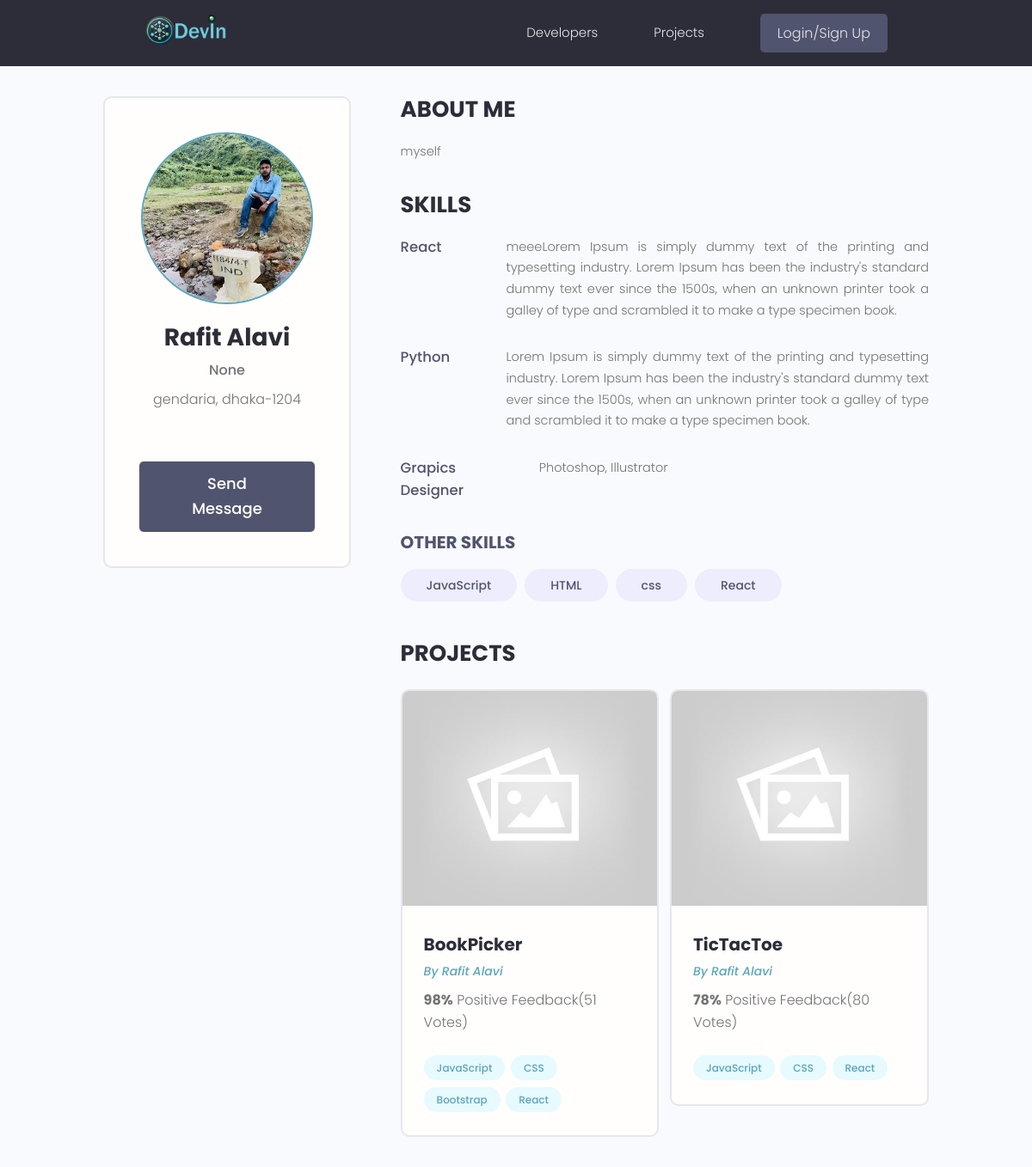
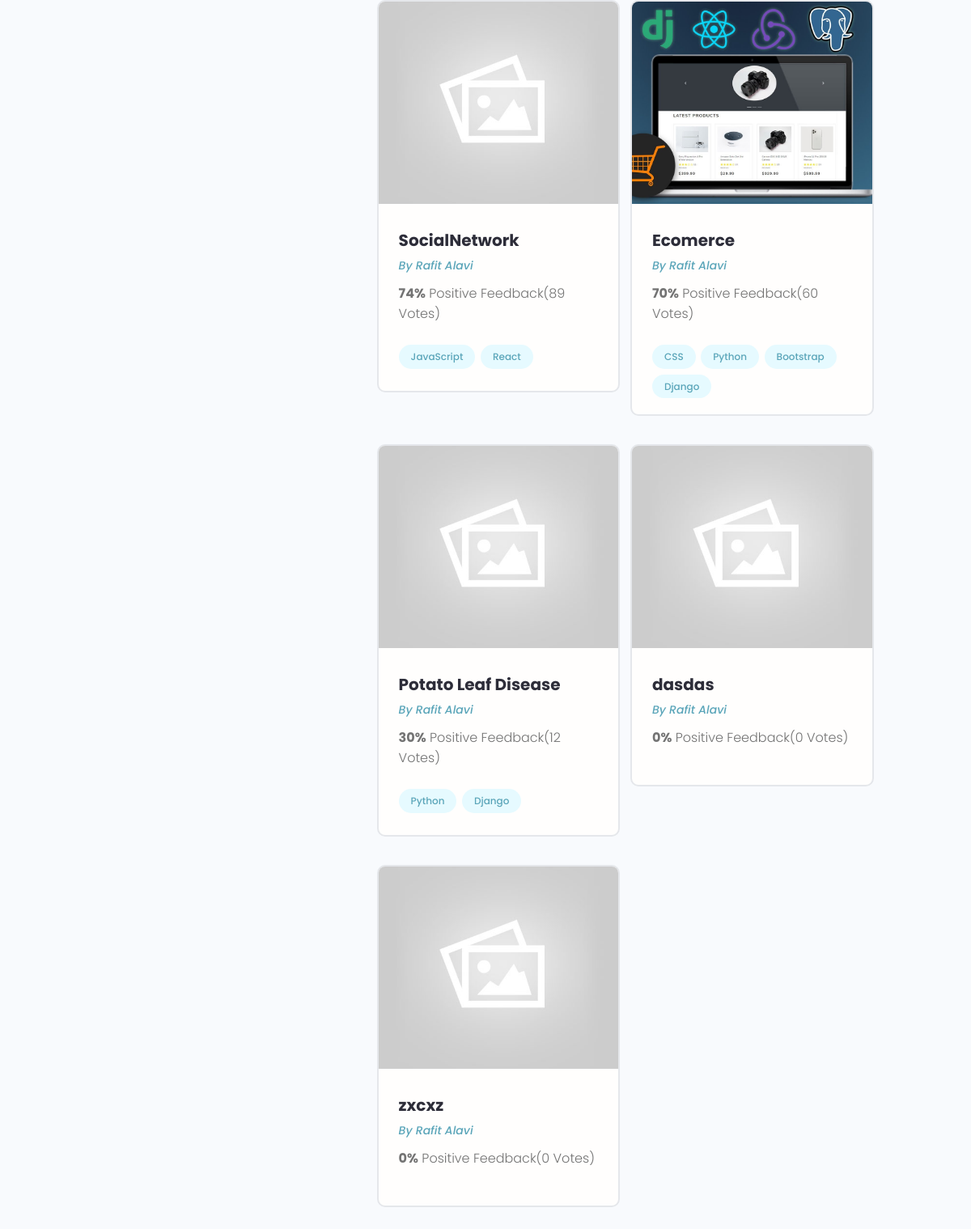
The app's page /profile/d6b64ba5-7e5e-4f37-b33f-f5e10cb9dd18/ with its own data (2 pictures, top to bottom).
### users/models.py (models this page shows, shortened)
class Profile(models.Model):
    user = models.OneToOneField(User, on_delete=models.CASCADE, null=True, blank=True) #conecting user to prfile
    name = models.CharField(max_length=200, blank=True, null=True)
    email = models.EmailField(max_length=500, blank=True, null=True)
    username = models.CharField(max_length=200, blank=True, null=True)
    location = models.CharField(max_length=200, blank=True, null=True)
    short_intro = models.CharField(max_length=200, blank=True, null=True)
    bio = models.TextField(blank=True, null=True)
    profile_image = models.ImageField(blank=True, null=True, upload_to='profiles/', default="profiles/user-default.png")
    social_github = models.CharField(max_length=200, blank=True, null=True)
    social_linkedin = models.CharField(max_length=200, blank=True, null=True)
    social_twiiter = models.CharField(max_length=200, blank=True, null=True)
    social_facebook = models.CharField(max_length=200, blank=True, null=True)
    social_website = models.CharField(max_length=200, blank=True, null=True)
    created = models.DateField(auto_now_add=True)
    id = models.UUIDField(default=uuid.uuid4, unique=True, primary_key=True, editable=False)

class Skill(models.Model):
    owner = models.ForeignKey(Profile, null= True,blank=True,on_delete=models.CASCADE)
    name = models.CharField(max_length=200, blank=True, null=True)
    description = models.TextField(null=True,blank=True)
    created = models.DateField(auto_now_add=True)
    id = models.UUIDField(default=uuid.uuid4, unique=True, primary_key=True, editable=False)

### projects/models.py (models this page shows, shortened)
class Project(models.Model):
    owner = models.ForeignKey(Profile, null=True,blank=True, on_delete=models.SET_NULL)#profile connected to project model
    title = models.CharField(max_length=200)
    description = models.TextField(null=True, blank=True)  # This means the field can be empty in the database, and null can be submitted
    featured_image = models.ImageField(null=True, blank=True ,default='default.jpg')
    demo_link = models.CharField(max_length=2000, null=True, blank=True)
    source_link = models.CharField(max_length=2000, null=True, blank=True)
    tags = models.ManyToManyField('Tag', blank=True)
    vote_total = models.IntegerField(default=0 , null=True,blank=True)
    vote_ratio = models.IntegerField(default=0 , null=True,blank=True)
    created = models.DateField(auto_now_add=True)
    id = models.UUIDField(default=uuid.uuid4, unique=True, primary_key=True, editable=False)  # Primary key
    class Meta:
          ordering = ['-vote_ratio','-vote_total','title']

class  Tag(models.Model):
    name = models.CharField(max_length=200)
    created = models.DateField(auto_now_add=True)
    id = models.UUIDField(default=uuid.uuid4, unique=True, primary_key=True, editable=False)  # Primary key
    def __str__(self):
            return self.name

### users/views.py (the view)
# urls.py: path('profile/<str:pk>/',views.UserProfile, name = 'user-profile'),
def UserProfile(request, pk):
    profile = Profile.objects.get(id=pk)
    topSkills = Skill.objects.filter(owner=profile).exclude(description__exact='')
    otherSkills = Skill.objects.filter(owner=profile, description='')
    context = {'profile': profile, 'topSkills': topSkills, 'otherSkills': otherSkills}
    return render(request, 'users/user-profile.html', context)

### users/templates/users/user-profile.html (shortened to what this page needs)
{% extends 'main.html' %}
{% block content %}
<main class="profile my-md">
  <div class="container">
    <div class="layout">
      <div class="column column--1of3">
        <div class="card text-center">
          <div class="card__body dev">
            <img class="avatar avatar--xl" src="{{ profile.profile_image.url }}" />
            <h2 class="dev__name">{{ profile.name }}</h2>
            <p class="dev__title">{{ profile.short_intro }}</p>
            <p class="dev__location">{{ profile.location }}</p>
            {% if request.user.profile.id != profile.id %}
            <a href="{% url 'create-message' profile.id %}" class="btn btn--sub btn--lg">Send Message</a>
            {% endif %}
          </div>
        </div>
      </div>
      <div class="column column--2of3">
        <div class="devInfo">
          <h3 class="devInfo__title">About Me</h3>
          <p class="devInfo__about">{{ profile.bio }}</p>
        </div>
        <div class="devInfo">
          <h3 class="devInfo__title">Skills</h3>
          <div class="devInfo__skills">
            {% for skill in topSkills %}
            <div class="devSkill">
              <h4 class="devSkill__title">{{ skill.name }}</h4>
              <p class="devSkill__info">{{ skill.description }}</p>
            </div>
            {% endfor %}
            <h3 class="devInfo__subtitle">Other Skills</h3>
            <div class="devInfo__otherSkills">
              {% for skill in otherSkills %}
              <span class="tag tag--pill tag--sub tag--lg"><small>{{ skill.name }}</small></span>
              {% endfor %}
            </div>
          </div>
        </div>
        <div class="devInfo">
          <h3 class="devInfo__title">Projects</h3>
          <div class="grid grid--two">
            {% for project in profile.project_set.all %}
            <div class="column">
              <div class="card project">
                <a href="{% url 'project' project.id %}" class="project">
                  <img class="project__thumbnail" src="{{ project.featured_image.url }}" alt="project thumbnail" />
                  <div class="card__body">
                    <h3 class="project__title">{{project.title}}</h3>
                    <p><a class="project__author" href="{% url 'user-profile' project.owner.id %}">By {{project.owner.name}}</a></p>
                    <p class="project--rating"><span style="font-weight: bold"> {{project.vote_ratio}}%</span> Positive Feedback({{ project.vote_total }} Vote{% if project.vote_total != 1 %}s{% endif %})</p>
                    <div class="project__tags">
                        {% for tag in project.tags.all %}
                      <span class="tag tag--pill tag--main"><small>{{tag}}</small></span>
                      {% endfor %}
                    </div>
                  </div>
                </a>
              </div>
            </div>
            {% endfor %}
          </div>
        </div>
      </div>
    </div>
  </div>
</main>
{% endblock %}

### static/styles/app.css (style rules this page uses)
:root { --color-sub: #2d2d39; }
.btn--sub { background-color: var(--color-sub-light); }
.card { border: 2px solid var(--color-light); }
img { width: 100%; }
.profile .card > .dev { padding: 4rem; }
.dev__name { color: var(--color-sub); font-size: 2.8rem; font-weight: 700; margin-top: 1rem; margin-bottom: 0.5rem; }
.dev__title { font-size: 1.6rem; font-weight: 500; line-height: 1.3; }
.dev__location { margin-top: 1rem; }
.devInfo { margin-bottom: 3rem; }
.devInfo__title, .devInfo__subtitle { font-size: 2.6rem; color: var(--color-sub); text-transform: uppercase; font-weight: 700; margin-bottom: 1.5rem; }
.devInfo__subtitle { font-size: 2rem; color: var(--color-sub-light); }
.devInfo__about, .devSkill__info { font-size: 1.45rem; line-height: 1.7; text-align: justify; }
.devSkill { margin-bottom: 3rem; }
.devSkill__title { font-size: 1.65rem; font-weight: 500; color: var(--color-sub-light); }
@media screen and (min-width: 700px) { .devSkill { display: flex; justify-content: space-between; gap: 3rem; } }
@media screen and (min-width: 700px) { .devSkill__info { flex-basis: 80%; } }
.project__author { font-size: 1.4rem; font-style: italic; }
.project--rating { margin-bottom: 1.6em; margin-top: .5em; }
.project__thumbnail { height: 25rem; object-fit: cover; object-position: top center; }
.project__title { font-size: 2rem; font-weight: 700; color: var(--color-sub); }

### static/uikit/styles/modules/_variables.css (style rules this page uses)
:root { --color-main: #5aa5b9; --color-main-light: #e6faff; --color-sub: #3f4156; --color-sub-light: #51546e; --color-sub-lighter: #ededfd; --color-text: #737373; --color-gray: #8b8b8b; --color-light: #e5e7eb; --color-light-gray: #767676; --color-bg: #f8fafd; --color-white: #fffefd; --color-white-light: #f3f3f3; --color-success: #359e64; --color-success-bg: #def8e8; --color-error: #fc4b0b; --color-error-bg: #fff2ee; --font-base: 'Poppins', arial, helvetica, 'Segoe UI', roboto, ubuntu, sans-serif; --font-monospace: 'Fira Code', 'Courier New', courier, monospace; --font-regular: 300; --font-medium: 500; --font-bold: 700; --generic-shadow: 1px 1px 5px #00000010; --generic-transition: all 0.3s ease-in-out; }

### static/uikit/styles/modules/_base.css (style rules this page uses)
* { margin: 0; padding: 0; box-sizing: border-box; text-rendering: optimizeLegibility; color: inherit; font-size: inherit; }
html { font-size: 50%; }
@media only screen and (min-width: 480px) { html { font-size: 56.25%; } }
@media only screen and (min-width: 1200px) { html { font-size: 62.5%; } }
body { line-height: 1.6; font-weight: 400; font-size: 1.5rem; color: var(--color-text); background-color: var(--color-bg); min-height: 100vh; }

### static/uikit/styles/modules/_typography.css (style rules this page uses)
* { font-family: var(--font-base); }
h2 { font-size: 3.6rem; font-weight: var(--font-bold); }
h3 { font-size: 3.2rem; font-weight: var(--font-medium); }
h4 { font-size: 2.8rem; font-weight: var(--font-medium); }
p, span, strong { font-size: 1.6rem; color: var(--color-text); font-weight: var(--font-regular); }
a { padding-bottom: 2px; text-decoration: none; display: inline-block; color: var(--color-main); font-weight: var(--font-medium); }

### static/uikit/styles/modules/_utilities.css (style rules this page uses)
.container { width: 92%; max-width: 165rem; margin: 0 auto; box-sizing: border-box; }
@media screen and (min-width: 1000px) { .container { width: 90%; } }
@media screen and (min-width: 1200px) { .container { width: 80%; } }
.text-center { text-align: center; }
.my-md { margin: 3rem auto; }

### static/uikit/styles/modules/_avatar.css (style rules this page uses)
.avatar { border-radius: 50%; border: 2px solid var(--color-main); object-fit: cover; }
.avatar--xl { height: 20rem; width: 20rem; }

### static/uikit/styles/modules/_button.css (style rules this page uses)
.btn { display: inline-block; position: relative; cursor: pointer; background-color: var(--color-light); font-weight: var(--font-medium); color: var(--color-sub); text-decoration: none; padding: 1rem 2rem; border-radius: 0.5rem; border: none; width: -webkit-fit-content; width: -moz-fit-content; width: fit-content; height: -webkit-fit-content; height: -moz-fit-content; height: fit-content; font-size: 1.6rem; outline-width: 0; outline-color: transparent; -webkit-backface-visibility: hidden; backface-visibility: hidden; transition: all 0.3s ease-in-out; }
.btn--sub { background-color: var(--color-sub); color: var(--color-white); }
.btn--lg { font-size: 1.8rem; padding: 1.2rem 4.5rem; }

### static/uikit/styles/modules/_card.css (style rules this page uses)
.card { border-radius: 1rem; background-color: var(--color-white); border: 1.5px solid var(--color-light); width: auto; height: auto; margin-top: 0.5rem; margin-bottom: 0.5rem; overflow: hidden; }
.card__body, .card__header { padding: 2rem 2.5rem; }

### records on screen
Profile: profile_image (picture), name "Rafit Alavi", short_intro "None", location "gendaria, dhaka-1204", bio "myself"
Skill: name "React", description "meeeLorem Ipsum is simply dummy text of the printing and typesetting industry. Lorem Ipsum has been the industry's standard dummy text ever since the 1500s, when an unknown printer took a galley of type and scrambled it to make a type specimen book."
Skill: name "Python", description "Lorem Ipsum is simply dummy text of the printing and typesetting industry. Lorem Ipsum has been the industry's standard dummy text ever since the 1500s, when an unknown printer took a galley of type and scrambled it to make a type specimen book."
Skill: name "Grapics Designer", description "Photoshop, Illustrator"
Skill: name "JavaScript"
Skill: name "HTML"
Skill: name "css"
Skill: name "React"
Project: featured_image (placeholder picture), title "BookPicker", owner.name "Rafit Alavi", vote_ratio "98", vote_total "51", shows "s"
Tag: name "JavaScript"
Tag: name "CSS"
Tag: name "Bootstrap"
Tag: name "React"
Project: featured_image (placeholder picture), title "TicTacToe", owner.name "Rafit Alavi", vote_ratio "78", vote_total "80", shows "s"
Project: featured_image (placeholder picture), title "SocialNetwork", owner.name "Rafit Alavi", vote_ratio "74", vote_total "89", shows "s"
Project: featured_image (picture), title "Ecomerce", owner.name "Rafit Alavi", vote_ratio "70", vote_total "60", shows "s"
Tag: name "Python"
Tag: name "Django"
Project: featured_image (placeholder picture), title "Potato Leaf Disease", owner.name "Rafit Alavi", vote_ratio "30", vote_total "12"
Project: featured_image (placeholder picture), title "dasdas", owner.name "Rafit Alavi", vote_ratio "0", vote_total "0"
Project: featured_image (placeholder picture), title "zxcxz", owner.name "Rafit Alavi", vote_ratio "0", vote_total "0", shows "s"
